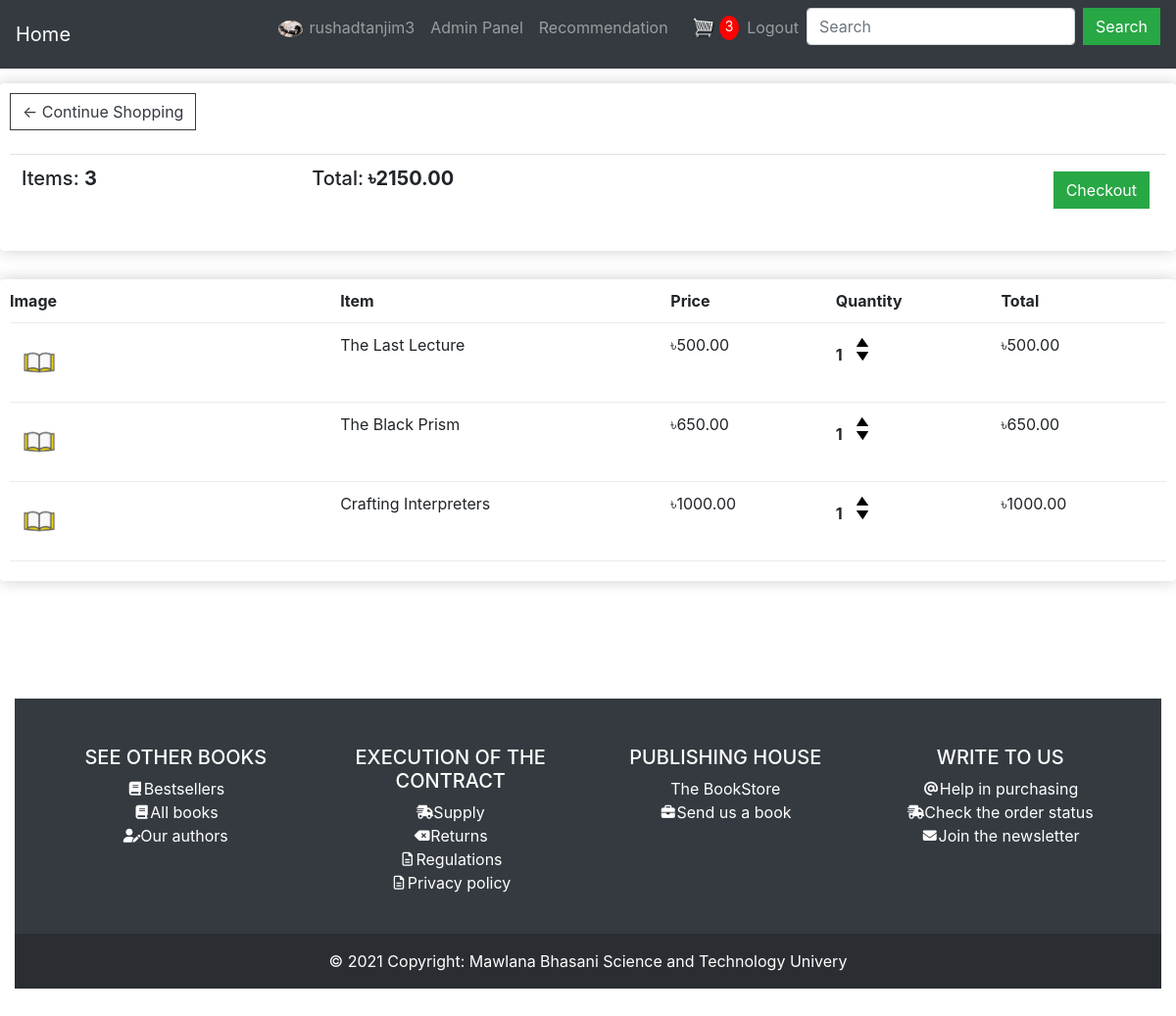
The page /profiles/cart/ (signed in) on the database its author committed.
### profiles/models.py (models this page shows, shortened)
class Profile(models.Model):
    user = models.OneToOneField(
        User, on_delete=models.CASCADE, blank=True, null=True)
    city = models.CharField(max_length=200, blank=True)
    profile_pic = models.ImageField(default='default.png', upload_to='profile')

class Order(models.Model):
    profile = models.ForeignKey(
        Profile, on_delete=models.SET_NULL, blank=True, null=True)
    date_ordered = models.DateTimeField(auto_now_add=True)
    completed = models.BooleanField(default=False, null=True)
    transaction_id = models.CharField(max_length=200, null=True, blank=True)
    @ property
    def get_cart_total(self):
        orderitems = self.orderitem_set.all()
        total = sum([item.get_total for item in orderitems])
        return total
    @ property
    def get_cart_items(self):
        orderitems = self.orderitem_set.all()
        total = sum([item.quantity for item in orderitems])
        return total

class OrderItem(models.Model):
    product = models.ForeignKey(
        Product, on_delete=models.SET_NULL, blank=True, null=True)
    order = models.ForeignKey(
        Order, on_delete=models.SET_NULL, blank=True, null=True)
    quantity = models.IntegerField(default=0, null=True, blank=True)
    date_added = models.DateTimeField(auto_now_add=True)
    @ property
    def get_total(self):
        total = self.product.price * self.quantity
        return total

### shop/models.py (models this page shows, shortened)
class Product(models.Model):
    BOOK_GENRES_CHOICES = [
        ('Action', 'Action and adventure'),
        ('Art', 'Art/architecture'),
        ('Alternate history', 'Alternate history'),
        ('Autobiography', 'Autobiography'),
        ('Anthology', 'Anthology'),
        ('Biography', 'Biography'),
        ('Business', 'Business/economics'),
        ('Children', 'Children'),
        ('Crafts/hobbies', 'Crafts/hobbies'),
        ('Classic', 'Classic'),
        ('Cookbook', 'Cookbook'),
        ('Comic book', 'Comic book'),
        ('Diary', 'Diary'),
        ('Dictionary', 'Dictionary'),
        ('Crime', 'Crime'),
        ('Encyclopedia', 'Encyclopedia'),
        ('Drama', 'Drama'),
        ('Fairytale', 'Fairytale'),
        ('Health', 'Health/fitness'),
        ('Fantasy', 'Fantasy'),
        ('History', 'History'),
        ('Graphic novel', 'Graphic novel'),
        ('Home and garden', 'Home and garden'),
        ('Historical fiction', 'Historical fiction'),
        ('Humor', 'Humor'),
        ('Horror', 'Horror'),
        ('Journal', 'Journal'),
        ('Mystery', 'Mystery'),
        ('Math', 'Math'),
        ('Paranormal romance', 'Paranormal romance'),
        ('Memoir', 'Memoir'),
        ('Picture book', 'Picture book'),
        ('Philosophy', 'Philosophy'),
        ('Poetry', 'Poetry'),
        ('Prayer', 'Prayer'),
        ('Political thriller', 'Political thriller'),
        ('Religion', 'Religion, spirituality, and new age'),
        ('Romance', 'Romance'),
        ('Textbook', 'Textbook'),
        ('Satire', 'Satire'),
        ('True crime', 'True crime'),
        ('Science fiction', 'Science fiction'),
        ('Review', 'Review'),
        ('Short story', 'Short story'),
        ('Science', 'Science'),
        ('Suspense', 'Suspense'),
        ('Self help', 'Self help'),
        ('Thriller', 'Thriller'),
        ('Sports and leisure', 'Sports and leisure'),
        ('Western', 'Western'),
        ('Travel', 'Travel'),
        ('Young adult', 'Young adult'),
    ]
    product_name = models.CharField(blank=True, max_length=255)
    author_name = models.CharField(blank=True, max_length=255)
    price = models.FloatField(blank=True, null=True, default=1)
    digital = models.BooleanField(default=False, null=True, blank=False)
    genres = models.CharField(
        max_length=150, choices=BOOK_GENRES_CHOICES, default='Textbook')
    quantity = models.IntegerField(blank=False, default=1)
    product_pic = models.ImageField(
        default='book-default.jpg', upload_to='product')

### profiles/views.py (the view)
# urls.py: path('cart/', views.cart, name='cart'),
def cart(request):
    if request.user.is_authenticated:
        customer = request.user.profile
        order, created = Order.objects.get_or_create(
            profile=customer, completed=False)
        items = order.orderitem_set.all()
        cartItems = order.get_cart_items
    else:
        items = []
        order = {'get_cart_total': 0, 'get_cart_items': 0}
        cartItems = order['get_cart_items']
    data = {'items': items, 'order': order, 'cartItems': cartItems}
    return render(request, 'profiles/cart.html', data)

### profiles/templates/profiles/cart.html
{% extends "profiles/base.html" %}
{% load crispy_forms_tags %}
{% load static %}
{% block content %}
    <div class="row">
        <div class="col-lg-12">
            <div class="box-element">
                <a class="btn btn-outline-dark" href="{% url 'home' %}">&#x2190; Continue Shopping</a
                    >
                    <br />
                    <br />
                    <table class="table">
                        <tr>
                            <th>
                                <h5>
                                    Items: <strong>{{ order.get_cart_items }}</strong>
                                </h5>
                            </th>
                            <th>
                                <h5>
                                    Total:<strong>
                                    &#2547;{{ order.get_cart_total|floatformat:2 }}</strong
                                    >
                                </h5>
                            </th>
                            <th>
                                <a style="float: right; margin: 5px"
                                   class="btn btn-success"
                                   href="{% url 'profiles:checkout' %}">Checkout</a
                                    >
                                </th>
                            </tr>
                        </table>
                    </div>
                    <br />
                    <div class="box-element">
                        <div class="cart-row">
                            <div style="flex: 2">
                                <strong>Image</strong>
                            </div>
                            <div style="flex: 2">
                                <strong>Item</strong>
                            </div>
                            <div style="flex: 1">
                                <strong>Price</strong>
                            </div>
                            <div style="flex: 1">
                                <strong>Quantity</strong>
                            </div>
                            <div style="flex: 1">
                                <strong>Total</strong>
                            </div>
                        </div>
                        {% for item in items %}
                            <div class="cart-row">
                                <div style="flex: 2">
                                    <img class="row-image" src="{{ item.product.product_pic.url }}" />
                                </div>
                                <div style="flex: 2">
                                    <p>{{ item.product.product_name }}</p>
                                </div>
                                <div style="flex: 1">
                                    <p>&#2547;{{ item.product.price|floatformat:2 }}</p>
                                </div>
                                <div style="flex: 1">
                                    <p class="quantity">{{ item.quantity }}</p>
                                    <div class="quantity">
                                        <img data-product="{{ item.product.id }}"
                                             data-action="add"
                                             class="chg-quantity update-cart"
                                             src="{% static 'images/arrow-up.png' %}"/>
                                        <img data-product="{{ item.product.id }}"
                                             data-action="remove"
                                             class="chg-quantity update-cart"
                                             src="{% static 'images/arrow-down.png' %}"/>
                                    </div>
                                </div>
                                <div style="flex: 1">
                                    <p>&#2547;{{ item.get_total|floatformat:2 }}</p>
                                </div>
                            </div>
                        {% endfor %}
                    </div>
                </div>
            </div>
        {% endblock content %}

### profiles/templates/profiles/base.html (shortened to what this page needs)
{% load static %}
{% load profiles_extras %}
<html lang="en">
    <head>
        <link rel="stylesheet"
              type="text/css"
              href="{% static 'css/bootstrap.css' %}">
        <link rel="stylesheet" href="{% static 'css/all.css' %}">
        <link rel="stylesheet" href="{% static 'css/brands.css' %}">
        <link rel="stylesheet" href="{% static 'css/solid.css' %}">
        <link rel="stylesheet" href="{% static 'css/regular.css' %}">
        <link rel="stylesheet" type="text/css" href="{% static 'css/main.css' %}">
    </head>
    <body>
        <nav class="navbar navbar-expand-lg bg-dark navbar-dark sticky-top">
            <a class="navbar-brand" href="{% url 'home' %}">Home</a>
            <div class="collapse navbar-collapse" id="navbarSupportedContent">
                <ul class="navbar-nav ml-auto">
                    {% if user.is_authenticated %}
                        <li class="nav-item">
                            <a class="nav-link user-name"
                               data-user="{{ request.user }}"
                               style="display: inline-block;"
                               href="{% url 'profiles:profile' %}">
                                <img class="rounded-circle"
                                     style="width:25px;
                                            margin-right: 2px;"
                                     src="{{ user.profile.profile_pic.url }}">
                                {{ user.username }}
                            </a>
                        </li>
                        {% if user.is_superuser %}
                            <li class="nav-item">
                                <a class="nav-link" href="{% url 'admin:index' %}">Admin Panel</a>
                            </li>
                        {% endif %}
                        <li class="nav-item">
                            <a class="nav-link" href="{% url 'profiles:recommendation' %}">Recommendation</a>
                        </li>
                    {% endif %}
                    {% if user.is_authenticated %}
                        <div class="form-inline my-2 my-lg-0">
                            <a href="{% url 'profiles:cart' %}">
                                <img id="cart-icon" src="{% static 'images/cart.png' %}">
                                <p id="cart-total">{{ cartItems }}</p>
                            </a>
                        </div>
                        <li>
                            <a class="nav-item nav-link" href="{% url 'profiles:logout' %}">Logout</a>
                        </li>
                    {% endif %}
                    <form class="form-inline"
                          method="post"
                          action="{% url 'profiles:search' %}">
                        <input class="form-control mr-sm-2"
                               type="text"
                               name="search"
                               placeholder="Search">
                        <button class="btn btn-success" type="submit">Search</button>
                    </form>
                </ul>
            </div>
        </nav>
        {% block content %}{% endblock %}
        <br>
        <br>
        <br>
        <div class="container-fluid my-5 col-lg">
            <footer class="bg-dark text-center text-lg-start text-white">
                <div class="container p-4">
                    <div class="row mt-4">
                        <div class="col-lg-3 col-md-6 mb-4 mb-md-0">
                            <h5 class="text-uppercase">See other books</h5>
                            <ul class="list-unstyled mb-0">
                                <li>
                                    <a href="#!" class="text-white"><i class="fas fa-book fa-fw fa-sm me-2"></i>Bestsellers</a>
                                </li>
                                <li>
                                    <a href="#!" class="text-white"><i class="fas fa-book fa-fw fa-sm me-2"></i>All books</a>
                                </li>
                                <li>
                                    <a href="#!" class="text-white"><i class="fas fa-user-edit fa-fw fa-sm me-2"></i>Our authors</a>
                                </li>
                            </ul>
                        </div>
                        <div class="col-lg-3 col-md-6 mb-4 mb-md-0">
                            <h5 class="text-uppercase">Execution of the contract</h5>
                            <ul class="list-unstyled">
                                <li>
                                    <a href="#!" class="text-white"><i class="fas fa-shipping-fast fa-fw fa-sm me-2"></i>Supply</a>
                                </li>
                                <li>
                                    <a href="#!" class="text-white"><i class="fas fa-backspace fa-fw fa-sm me-2"></i>Returns</a>
                                </li>
                                <li>
                                    <a href="#!" class="text-white"><i class="far fa-file-alt fa-fw fa-sm me-2"></i>Regulations</a>
                                </li>
                                <li>
                                    <a href="#!" class="text-white"><i class="far fa-file-alt fa-fw fa-sm me-2"></i>Privacy policy</a>
                                </li>
                            </ul>
                        </div>
                        <div class="col-lg-3 col-md-6 mb-4 mb-md-0">
                            <h5 class="text-uppercase">Publishing house</h5>
                            <ul class="list-unstyled">
                                <li>
                                    <a href="#!" class="text-white">The BookStore</a>
                                </li>
                                <li>
                                    <a href="#!" class="text-white"><i class="fas fa-briefcase fa-fw fa-sm me-2"></i>Send us a book</a>
                                </li>
                            </ul>
                        </div>
                        <div class="col-lg-3 col-md-6 mb-4 mb-md-0">
                            <h5 class="text-uppercase">Write to us</h5>
                            <ul class="list-unstyled">
                                <li>
                                    <a href="#!" class="text-white"><i class="fas fa-at fa-fw fa-sm me-2"></i>Help in purchasing</a>
                                </li>
                                <li>
                                    <a href="#!" class="text-white"><i class="fas fa-shipping-fast fa-fw fa-sm me-2"></i>Check the order status</a>
                                </li>
                                <li>
                                    <a href="#!" class="text-white"><i class="fas fa-envelope fa-fw fa-sm me-2"></i>Join the newsletter</a>
                                </li>
                            </ul>
                        </div>
                    </div>
                </div>
                <div class="text-center p-3" style="background-color: rgba(0, 0, 0, 0.2)">
                    © 2021 Copyright:
                    <a class="text-white" href="{% url 'home' %}">Mawlana Bhasani Science and Technology Univery</a>
                </div>
            </footer>
        </div>
    </body>
</html>

### rows shown on the page
Order: get_cart_items "3", get_cart_total "2150.00"
OrderItem: product.product_pic (placeholder picture), product.product_name "The Last Lecture", product.price "500.00", quantity "1", get_total "500.00"
OrderItem: product.product_pic (placeholder picture), product.product_name "The Black Prism", product.price "650.00", quantity "1", get_total "650.00"
OrderItem: product.product_pic (placeholder picture), product.product_name "Crafting Interpreters", product.price "1000.00", quantity "1", get_total "1000.00"

### other values the page prints
{{ user.username }} "rushadtanjim3"
{{ cartItems }} "3"
